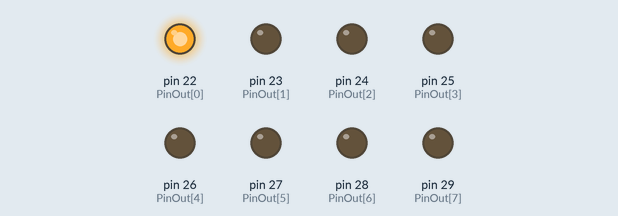
The sketch below on a simulated Arduino Mega 2560, built with avr-gcc and run on an emulated ATmega2560. Parts: output pins drawn as LEDs (lit = HIGH).

Above: at 5.2 s.
At 7.2 s:
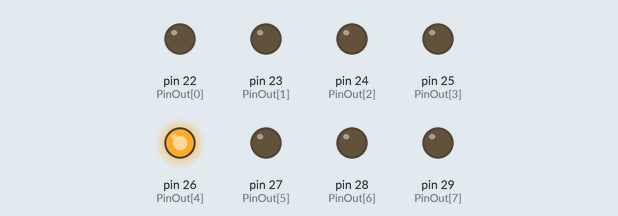
At 9.0 s:
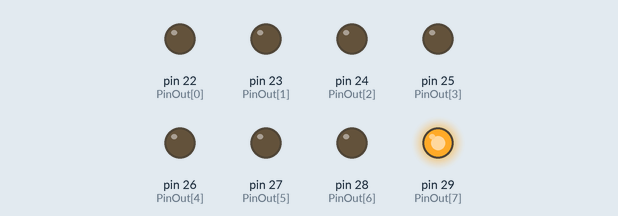
At 12.2 s:
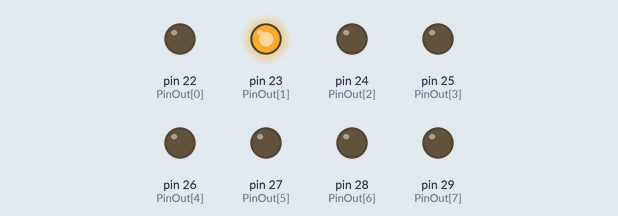
At 15.7 s:
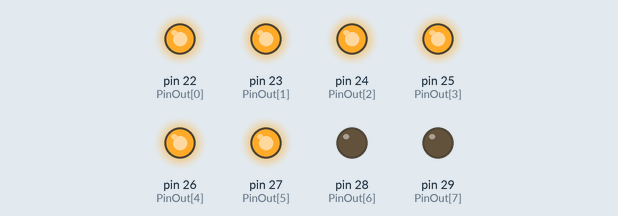
At 22.7 s:
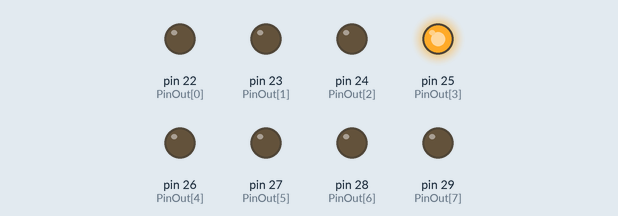
Timing chart, 0 to 23.4 s (numbered marks = the images above):
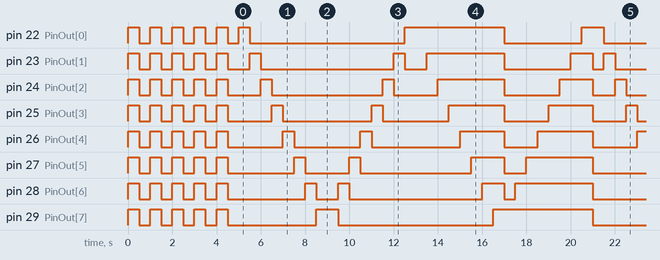

Measured:
- by itself, pin 22 (PinOut[0]): HIGH → LOW at 0.50 s, → HIGH 0.50 s later, → LOW 0.50 s later, → HIGH 0.50 s later, … (19 changes in this stretch)
- by itself, pin 23 (PinOut[1]): HIGH → LOW at 0.50 s, → HIGH 0.50 s later, → LOW 0.50 s later, → HIGH 0.50 s later, … (27 changes in this stretch)
- by itself, pin 24 (PinOut[2]): HIGH → LOW at 0.50 s, → HIGH 0.50 s later, → LOW 0.50 s later, → HIGH 0.50 s later, … (27 changes in this stretch)
- by itself, pin 25 (PinOut[3]): HIGH → LOW at 0.50 s, → HIGH 0.50 s later, → LOW 0.50 s later, → HIGH 0.50 s later, … (27 changes in this stretch)
- by itself, pin 26 (PinOut[4]): HIGH → LOW at 0.50 s, → HIGH 0.50 s later, → LOW 0.50 s later, → HIGH 0.50 s later, … (27 changes in this stretch)
- by itself, pin 27 (PinOut[5]): HIGH → LOW at 0.50 s, → HIGH 0.50 s later, → LOW 0.50 s later, → HIGH 0.50 s later, … (26 changes in this stretch)
- by itself, pin 28 (PinOut[6]): HIGH → LOW at 0.50 s, → HIGH 0.50 s later, → LOW 0.50 s later, → HIGH 0.50 s later, … (25 changes in this stretch)
- by itself, pin 29 (PinOut[7]): HIGH → LOW at 0.50 s, → HIGH 0.50 s later, → LOW 0.50 s later, → HIGH 0.50 s later, … (17 changes in this stretch)

The sketch:

Bai_1a_2.ino
```cpp
char PinOut[] = {22,23,24,25,26,27,28,29};
unsigned char tbl[8]={0x01,0x02,0x04,0x08,0x10,0x20,0x40,0x80};

void blinkLED(int n);
void setPinOut(char temp);
void shiftLeft();
void shiftRight();
void brightShiftLeft();
void brightShiftRight();

void setup() {
  for(int i=0;i<8;i++)    pinMode(PinOut[i], OUTPUT);
  blinkLED(5);
}

void loop() {
  shiftLeft();
  shiftRight();
  brightShiftLeft();
  brightShiftRight();
}

void setPinOut(char temp) {
  for(int i=0;i<8;i++) {
    if(temp&0x01)     digitalWrite(PinOut[i],HIGH);
    else              digitalWrite(PinOut[i],LOW);
    temp=temp>>1;
  }
}

// Chop tat LED
void blinkLED(int n) {
  for(int i=0; i<n; i++) {
    setPinOut(0xff);
    delay(500);
    setPinOut(0x00);
    delay(500);
  }
}

// Dich tu phai sang trai
void shiftLeft() {
   for(int i=0; i <= 7; i++) {
    setPinOut(tbl[i]);
    delay(500);
  }
}

// Dich tu trai sang phai
void shiftRight() {
  for(int i=7; i>=0; i--) {
    setPinOut(tbl[i]);
    delay(500);
  }
}

// Sang dan tu phai sang trai
void brightShiftLeft() {
  char temp = 0x01;
  for(int i=0; i<8; i++) {
    setPinOut(temp);
    delay(500);
    temp = (temp<<1) + 0x01;
  }
}

// Sang dan tu trai sang phai
void brightShiftRight() {
  char temp = 0x80;
  for(int i=0; i<8; i++) {
    setPinOut(temp);
    delay(500);
    temp = temp>>1;
  }
}
```
